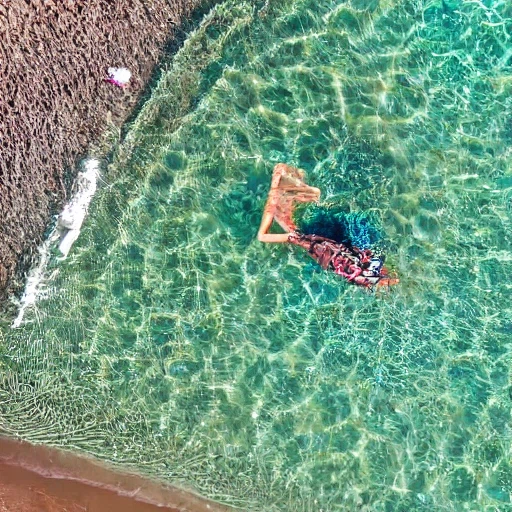
#> input picture runs/animatediff_swimmer_tests/anim_breaststroke_calm.webp, 512 x 512 px
$ python -i clean_v2_dataset.py   (imports and definitions only)   (older library calls are emulated)
#> lines starting #> are read from the running program, lines starting #| are printed output that depends on the picture
#> further down, picture is the input picture: shape (512, 512, 3); mean B, G, R 130.4, 154.9, 111.9
#!/usr/bin/env python3
"""
clean_v2_dataset.py
───────────────────
Data cleaning, deduplication, and quality control pipeline for RipVIS V2.

Features:
- Validates RGB format and readable image streams
- Removes corrupt images
- Filters out low resolution (< 640px)
- Perceptual deduplication using color/pixel hashes
- Infographic & graphic pruning (detects flat artificial colors / warning signs)
- Organizes clean images into data/V2/cleaned/images/
- Generates 4x4 visual quality preview grids in data/V2/cleaned/preview_grids/
"""

import argparse
import hashlib
import json
import logging
import os
import sys
from pathlib import Path
from typing import Dict, List, Set, Tuple

import cv2
import numpy as np
from PIL import Image

# [4 lines not run here, left out]
logger = logging.getLogger("RipVIS_V2_Cleaner")


def is_graphic_or_infographic(img_bgr: np.ndarray) -> bool:
    """
    Detects if an image is an infographic, diagram, or warning sign
    rather than a real aerial photograph.
    Checks:
    - Highly saturated primary colors (red/yellow warning signs)
    - Low color variance / large flat color regions
    """
    hsv = cv2.cvtColor(img_bgr, cv2.COLOR_BGR2HSV)
#> hsv: shape (512, 512, 3); mean H, S, V 66.5, 93.2, 160
    sat = hsv[:, :, 1]
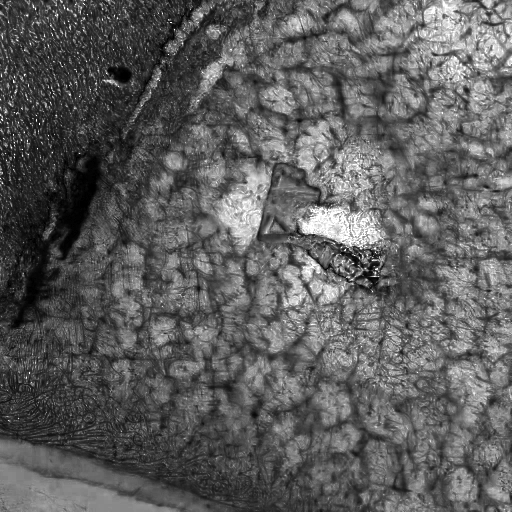
#> sat: shape (512, 512); min 0, max 255, mean 93.2
    val = hsv[:, :, 2]
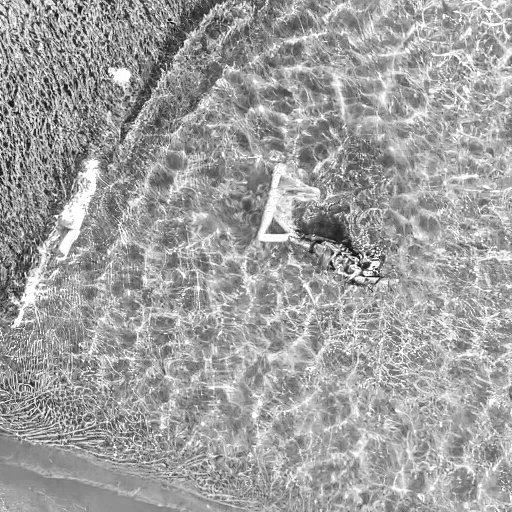
#> val: shape (512, 512); min 6, max 255, mean 160

    # Extreme saturation with high brightness (typical of graphic text/signs)
    bright_saturated = ((sat > 180) & (val > 180)).mean()
#> bright_saturated = 0.000759
    if bright_saturated > 0.35:
        return True

    # Check color gradient variance: drawings/diagrams have very sparse gradients
    gray = cv2.cvtColor(img_bgr, cv2.COLOR_BGR2GRAY)
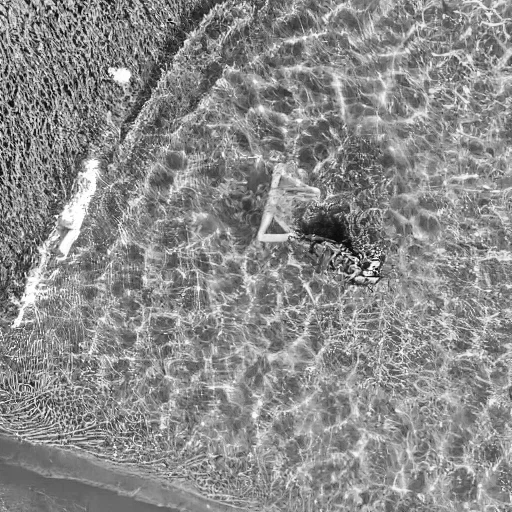
#> gray: shape (512, 512); min 3, max 255, mean 139.2
    laplacian_var = cv2.Laplacian(gray, cv2.CV_64F).var()
#> laplacian_var = 5976.8
    if laplacian_var < 15.0:  # Flat image or solid color
        return True

    return False


# [125 lines left out: functions make_preview_grid, clean_v2_dataset, main, not called in this run]


# [2 lines not run here, left out]

>>> import cv2
>>> picture = cv2.imread('../../runs/animatediff_swimmer_tests/anim_breaststroke_calm.webp')
>>> result = is_graphic_or_infographic(picture)
#> result = False

$ run again, on runs/animatediff_swimmer_tests/anim_freestyle_swimmer_calm.webp
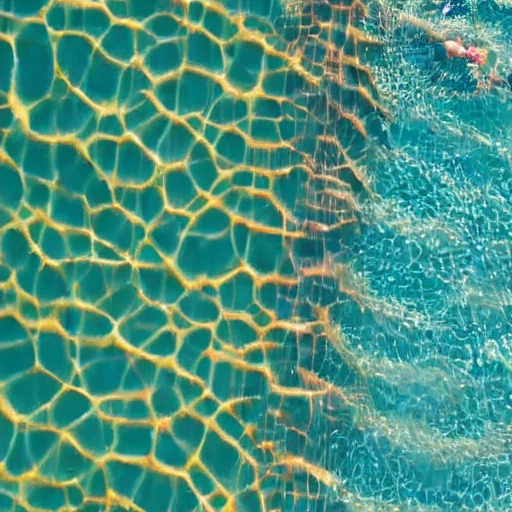
#> input picture runs/animatediff_swimmer_tests/anim_freestyle_swimmer_calm.webp, 512 x 512 px
#> picture is the input picture: shape (512, 512, 3); mean B, G, R 127.7, 145.9, 75
#> hsv: shape (512, 512, 3); mean H, S, V 75.6, 154.5, 149.1
#> in is_graphic_or_infographic, `val = hsv[:, :, 2]`:
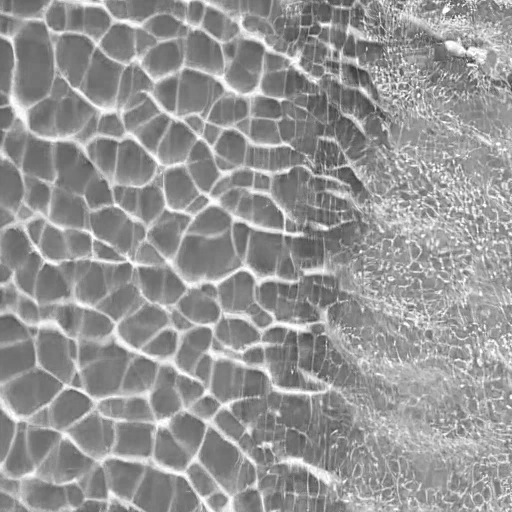
#> val: shape (512, 512); min 51, max 255, mean 149.1
#> bright_saturated = 0.00151
#> in is_graphic_or_infographic, `gray = cv2.cvtColor(img_bgr, cv2.COLOR_BGR2GRAY)`:
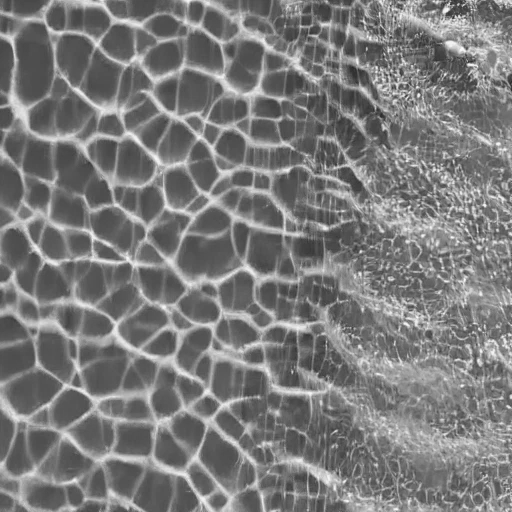
#> gray: shape (512, 512); min 38, max 254, mean 122.6
#> laplacian_var = 714.2
#> result = False

$ run again, on runs/animatediff_swimmer_tests/anim_floating_treading_calm_keyframes.jpg
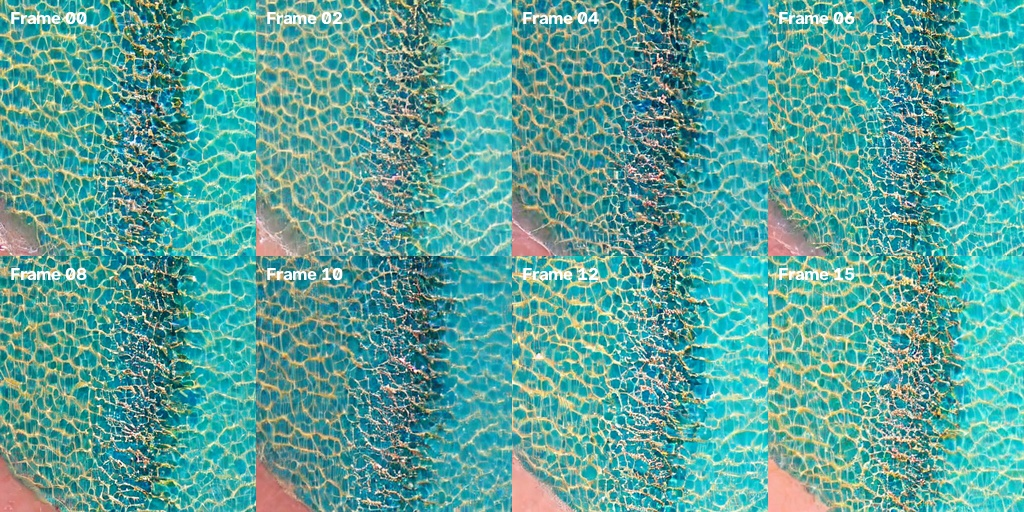
#> input picture runs/animatediff_swimmer_tests/anim_floating_treading_calm_keyframes.jpg, 1024 x 512 px
#> picture is the input picture: shape (512, 1024, 3); mean B, G, R 155.7, 163, 86.8
#> hsv: shape (512, 1024, 3); mean H, S, V 79.4, 137.4, 168.6
#> in is_graphic_or_infographic, `val = hsv[:, :, 2]`:
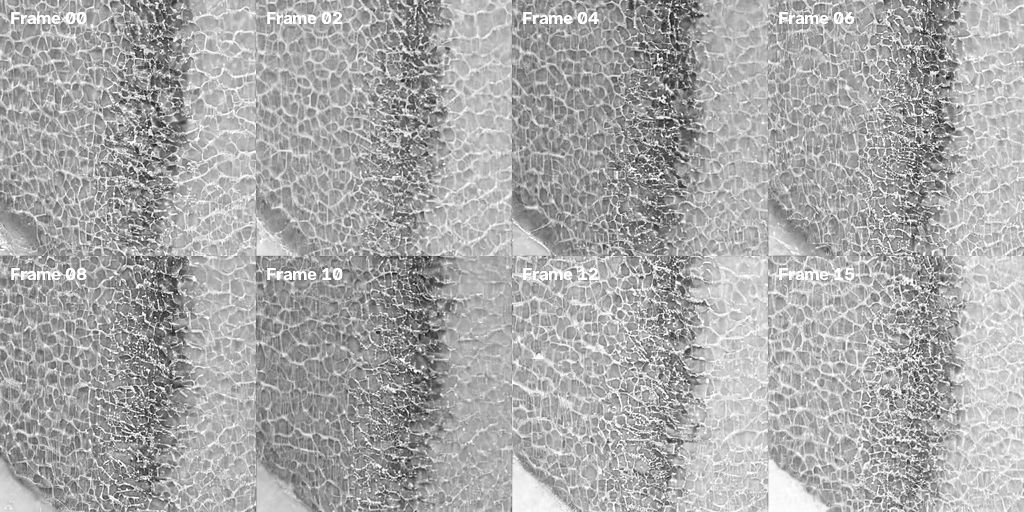
#> val: shape (512, 1024); min 17, max 255, mean 168.6
#> bright_saturated = 0.0713
#> in is_graphic_or_infographic, `gray = cv2.cvtColor(img_bgr, cv2.COLOR_BGR2GRAY)`:
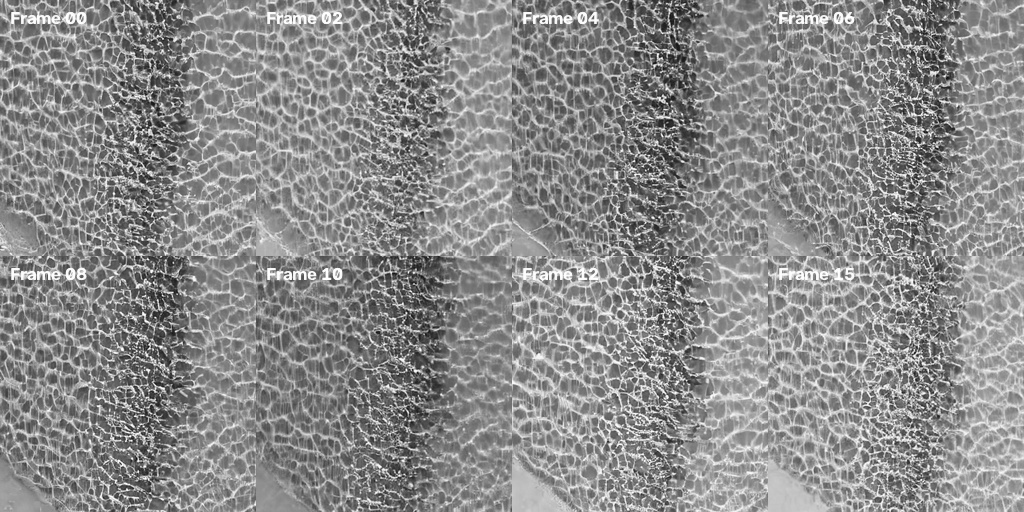
#> gray: shape (512, 1024); min 9, max 255, mean 139.4
#> laplacian_var = 3993.6
#> result = False

$ run again, on runs/animatediff_swimmer_tests/anim_freestyle_swimmer_calm_keyframes.jpg
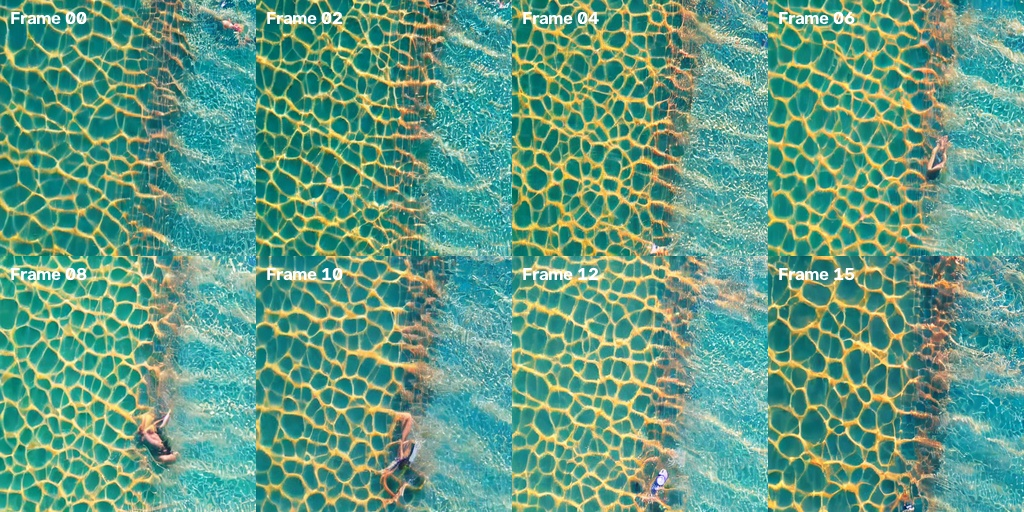
#> input picture runs/animatediff_swimmer_tests/anim_freestyle_swimmer_calm_keyframes.jpg, 1024 x 512 px
#> picture is the input picture: shape (512, 1024, 3); mean B, G, R 132.9, 155.3, 96.8
#> hsv: shape (512, 1024, 3); mean H, S, V 71, 130.7, 159
#> in is_graphic_or_infographic, `val = hsv[:, :, 2]`:
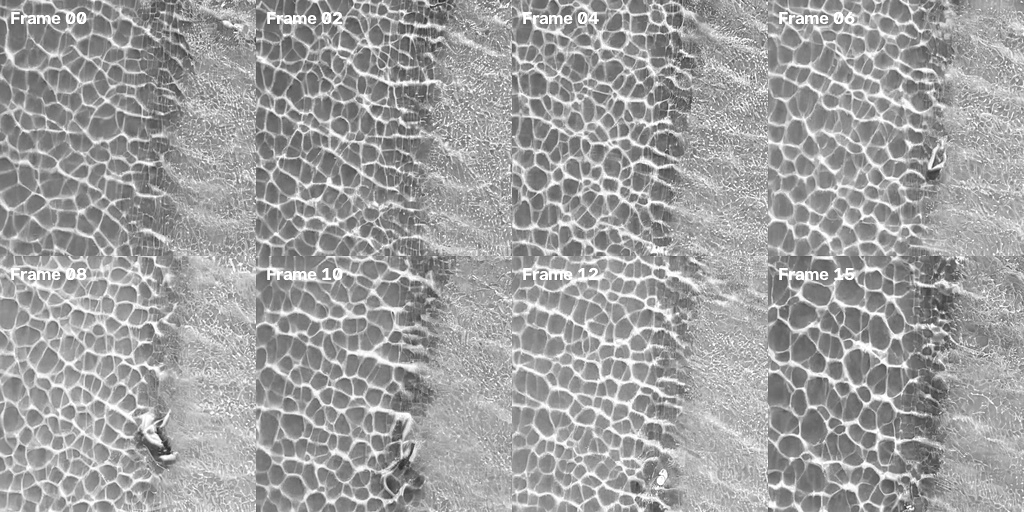
#> val: shape (512, 1024); min 33, max 255, mean 159
#> bright_saturated = 0.00163
#> in is_graphic_or_infographic, `gray = cv2.cvtColor(img_bgr, cv2.COLOR_BGR2GRAY)`:
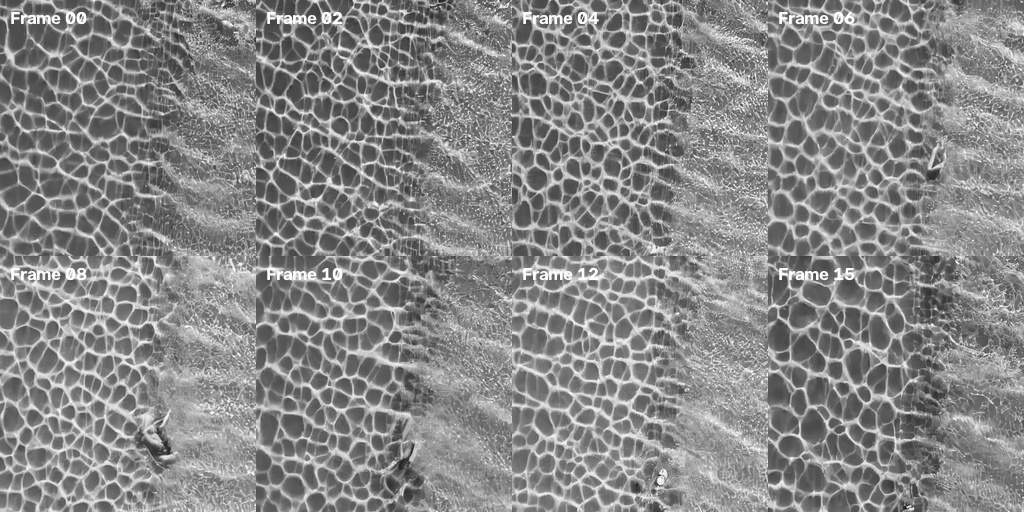
#> gray: shape (512, 1024); min 20, max 255, mean 135.3
#> laplacian_var = 2302.9
#> result = False
